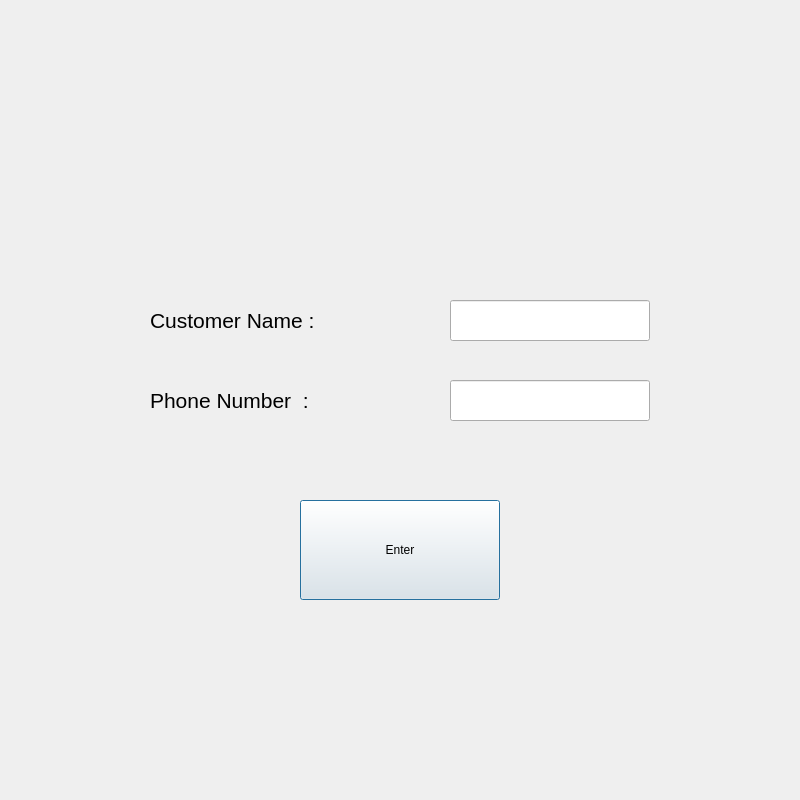
<?xml version="1.0" encoding="UTF-8"?>
<ui version="4.0">
 <class>Dialog</class>
 <widget class="QDialog" name="Dialog">
  <property name="geometry">
   <rect>
    <x>0</x>
    <y>0</y>
    <width>800</width>
    <height>800</height>
   </rect>
  </property>
  <property name="windowTitle">
   <string>Dialog</string>
  </property>
  <widget class="QLineEdit" name="lineEdit">
   <property name="geometry">
    <rect>
     <x>450</x>
     <y>300</y>
     <width>200</width>
     <height>41</height>
    </rect>
   </property>
   <property name="text">
    <string/>
   </property>
  </widget>
  <widget class="QLineEdit" name="lineEdit_2">
   <property name="geometry">
    <rect>
     <x>450</x>
     <y>380</y>
     <width>200</width>
     <height>41</height>
    </rect>
   </property>
   <property name="text">
    <string/>
   </property>
  </widget>
  <widget class="QPushButton" name="pushButton">
   <property name="geometry">
    <rect>
     <x>300</x>
     <y>500</y>
     <width>200</width>
     <height>100</height>
    </rect>
   </property>
   <property name="text">
    <string>Enter</string>
   </property>
  </widget>
  <widget class="QLabel" name="label">
   <property name="geometry">
    <rect>
     <x>150</x>
     <y>300</y>
     <width>200</width>
     <height>41</height>
    </rect>
   </property>
   <property name="font">
    <font>
     <pointsize>16</pointsize>
    </font>
   </property>
   <property name="text">
    <string>Customer Name :</string>
   </property>
   <property name="margin">
    <number>0</number>
   </property>
  </widget>
  <widget class="QLabel" name="label_2">
   <property name="geometry">
    <rect>
     <x>150</x>
     <y>380</y>
     <width>200</width>
     <height>41</height>
    </rect>
   </property>
   <property name="font">
    <font>
     <pointsize>16</pointsize>
    </font>
   </property>
   <property name="text">
    <string>Phone Number  :</string>
   </property>
   <property name="margin">
    <number>0</number>
   </property>
  </widget>
 </widget>
 <resources/>
 <connections/>
</ui>
